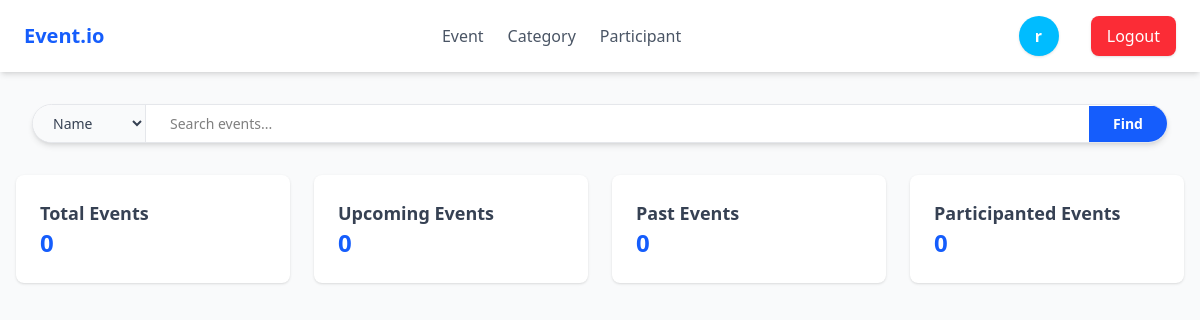
The page /index/ (signed in) on the database as committed earlier.
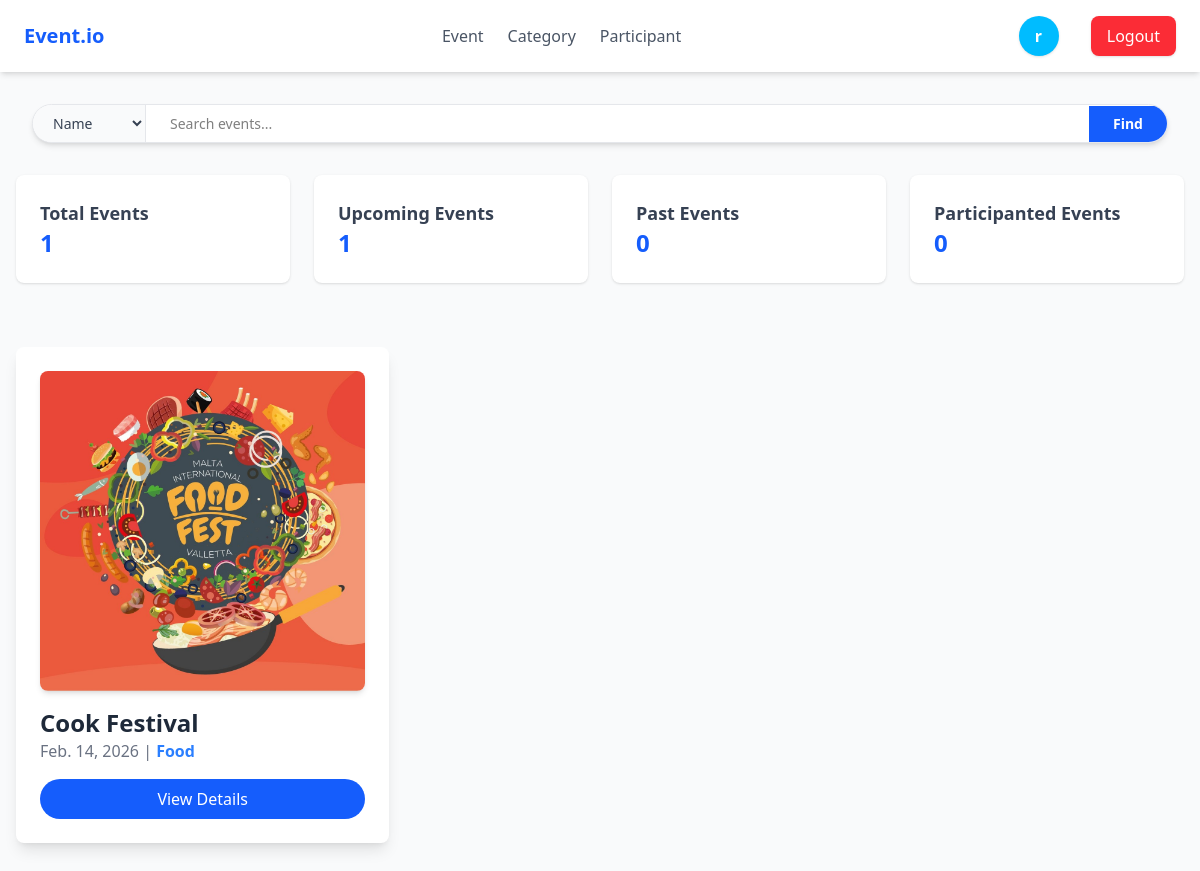
The same page on the database as committed later.
### events/models.py (models this page shows, shortened)
class Event(models.Model):
    name = models.CharField(max_length=200)
    description = models.TextField()
    date = models.DateField()
    time = models.TimeField()
    location = models.CharField(max_length=250)
    image = models.ImageField(upload_to="event_images", blank=True, null=True, default="event_images/event.png")
    category = models.ForeignKey(Category, on_delete=models.CASCADE, related_name="events")
    participants = models.ManyToManyField(User, related_name="attanded_events", blank=True)

class Category(models.Model):
    name = models.CharField(max_length=200)
    description = models.TextField(blank=True)
    def __str__(self):
        return self.name

### events/views.py (the view, shortened to what this page needs)
# urls.py: path("index/", views.EventIndexView.as_view(), name="index"),
class EventIndexView(LoginRequiredMixin, View):
    events = Event.objects.select_related("category").prefetch_related("participants")
    categories = Category.objects.all()
    def _has_permission(self, user):
        return is_admin(user) or is_organizer(user) or is_participant(user)
    def dispatch(self, request, *args, **kwargs):
        if not self._has_permission(request.user):
            messages.error(request, "You do not have permission to access this page, Login first")
            return redirect("login")
        return super().dispatch(request, *args, **kwargs)
    def get(self, request, *args, **kwargs):
        curr_date = timezone.now().date()
        counts = Event.objects.aggregate(
            total=Count('id'),
            upcoming=Count('id', filter=Q(date__gte=curr_date)),
            past=Count('id', filter=Q(date__lt=curr_date))
        )
        events = self.events
        query = request.GET.get("q")
        search_by = request.GET.get("by")
        category_type = request.GET.get("category")
        filter_type = request.GET.get("type")
        if category_type and category_type != "all":
            events = events.filter(category__name=category_type)
        if filter_type == "upcoming":
            events = events.filter(date__gte=curr_date)
        elif filter_type == "past":
            events = events.filter(date__lt=curr_date)
        elif filter_type == "participated":
            events = events.filter(participants=request.user)
        elif not filter_type and not query:
            events = events.filter(date=curr_date)
        context = {
            "events": events,
            "categorys": self.categories,
            "total_count": counts['total'],
            "upcoming_count": counts['upcoming'],
            "past_count": counts['past'],
            "query": query,
            "search_by": search_by,
        }
        return render(request, "events/index.html", context)

### events/views.py (called while the page is built)
def is_admin(user):
    if user.is_authenticated:
        return user.is_superuser or user.groups.filter(name="Admin").exists()
    return False

### events/templates/events/index.html (shortened to what this page needs)
{% extends 'events/base.html' %}
{% load static %}
{% block content %}
    <div class="mx-8 mt-8">
        <form method="GET" action="{% url 'index' %}" class="flex flex-col sm:flex-row shadow-md rounded-full overflow-hidden bg-white border border-gray-200">
            <select name="by" class="bg-gray-50 border-r border-gray-200 px-4 py-2 text-sm text-gray-700 focus:outline-none cursor-pointer hover:bg-gray-100 transition">
                <option value="name" {% if search_by == 'name' %}selected{% endif %}>Name</option>
            </select>
            <div class="relative flex-grow flex items-center">
                <input
                    type="text"
                    name="q"
                    value="{{ query|default:'' }}"
                    placeholder="Search events..."
                    class="w-full px-6 py-2 text-sm focus:outline-none"
                >
                <button type="submit" class="bg-blue-600 text-white px-6 py-2 text-sm font-semibold hover:bg-blue-700 transition duration-150">
                    Find
                </button>
            </div>
        </form>
    </div>
    <div class="max-w-7xl mx-auto px-4 py-8 grid grid-cols-1 sm:grid-cols-2 md:grid-cols-4 gap-6">
        <a href="{% url 'index' %}?type=all">
        <div class="bg-white shadow rounded-lg p-6 cursor-pointer hover:shadow-lg">
            <h2 class="text-lg font-semibold text-gray-700">Total Events</h2>
            <p id="totalEventsCount" class="text-2xl font-bold text-blue-600"> {{total_count}} </p>
        </div>
        </a>
        <a href="{% url 'index' %}?type=upcoming">
        <div class="bg-white shadow rounded-lg p-6 cursor-pointer hover:shadow-lg">
            <h2 class="text-lg font-semibold text-gray-700">Upcoming Events</h2>
            <p id="upcomingEventsCount" class="text-2xl font-bold text-blue-600"> {{upcoming_count}} </p>
        </div>
        </a>
        <a href="{% url 'index' %}?type=past">
        <div class="bg-white shadow rounded-lg p-6 cursor-pointer hover:shadow-lg">
            <h2 class="text-lg font-semibold text-gray-700">Past Events</h2>
            <p id="pastEventsCount" class="text-2xl font-bold text-blue-600"> {{past_count}} </p>
        </div>
        </a>
        <a href="{% url 'index' %}?type=participated">
        <div class="bg-white shadow rounded-lg p-6 cursor-pointer hover:shadow-lg">
            <h2 class="text-lg font-semibold text-gray-700">Participanted Events</h2>
            <p id="participantsCount" class="text-2xl font-bold text-blue-600"> {{ user.attanded_events.count }} </p>
        </div>
        </a>
    </div>
    <div id="all" class="max-w-7xl mx-auto px-4 py-8 grid grid-cols-1 sm:grid-cols-2 md:grid-cols-3 gap-6">
        {% for event in events %}
            <div class="bg-white shadow-lg rounded-lg p-6 hover:shadow-xl transition-shadow duration-200">
                <img src="{{event.image.url}}" alt="Event Image" class="mb-4 rounded-lg shadow-md transition-transform duration-200 transform hover:scale-105 h-80 w-full">
                <h2 class="text-2xl font-bold text-gray-800 hover:text-blue-600 transition-colors duration-200"> {{event.name}} </h2>
                <p class="text-gray-500 text-md"> {{event.date}} | <span class="font-semibold text-blue-500">{{event.category}}</span> </p>
                <a href="#event{{event.id}}" class="block text-center mt-4 py-2 px-4 text-white bg-blue-600 rounded-full hover:bg-blue-700 transition-colors duration-200">
                    View Details
                </a>
            </div>
        {% endfor %}
    </div>
{% endblock content %}

### events/templates/events/base.html (shortened to what this page needs)
{% load static %}
<!DOCTYPE html>
<html lang="en">
<head>
    <link rel="stylesheet" href="{% static '/events/css/output.css' %}">
    <link href="{% static '/events/css/all.min.css' %}" rel="stylesheet">
</head>
<body class="bg-gray-50 font-sans">
    <nav class="bg-white shadow-md px-6 py-4 flex justify-between items-center">
        <div class="text-xl font-bold text-blue-600">Event.io</div>
        {% for g in request.user.groups.all %}
            {% if g.name == "Admin" or g.name == "Organizer" %}
                <div class="flex space-x-6">
                <a href="{% url 'event-create' %}">
                    <button id="btn-event"
                        class="tab-btn text-gray-600 hover:text-blue-600 font-medium {% if active_tab == 'event' %}border-b-2 border-blue-600{% endif %}">
                        Event
                    </button>
                </a>
                <a href="{% url 'category-create' %}">
                    <button id="btn-category"
                        class="tab-btn text-gray-600 hover:text-blue-600 font-medium {% if active_tab == 'category' %}border-b-2 border-blue-600{% endif %}">
                        Category
                    </button>
                </a>
            {% endif %}
            {% if g.name == "Admin" %}
                <a href="{% url 'participant-list' %}">
                    <button id="btn-category"
                        class="tab-btn text-gray-600 hover:text-blue-600 font-medium {% if active_tab == 'participant' %}border-b-2 border-blue-600{% endif %}">
                        Participant
                    </button>
                </a>
            {% endif %}
        </div>
        {% endfor %}
        <div class="flex items-center space-x-4 gap-4">
            {% if user.is_authenticated %}
            <a href="{% url 'profile' %}">
                <div class="bg-sky-400 text-white px-4 py-2 w-10 h-10 rounded-full shadow text-white font-bold">
                    {{ user.username|first }}
                </div>
            </a>
            <form method="POST" action="{% url 'logout' %}">
                <button type="submit" class="bg-red-500 hover:bg-red-600 text-white px-4 py-2 rounded-lg shadow">Logout</button>
            </form>
            {% else %}
            <a href="{% url 'login' %}" class="bg-blue-600 text-white px-4 py-2 rounded hover:bg-blue-700">Login</a>
            <a href="{% url 'logup' %}" class="bg-blue-600 text-white px-4 py-2 rounded hover:bg-blue-700">Sign Up</a>
            {% endif %}
        </div>
    </nav>
    {% block content %}{% endblock content %}
</body>
</html>

Rows that differ between the two databases and show on the page:
added Event: image (picture), name "Cook Festival", date "Feb. 14, 2026", category "Food"
Other text that changed with them:
{{ total_count }}: "0" → "1"
{{ upcoming_count }}: "0" → "1"
